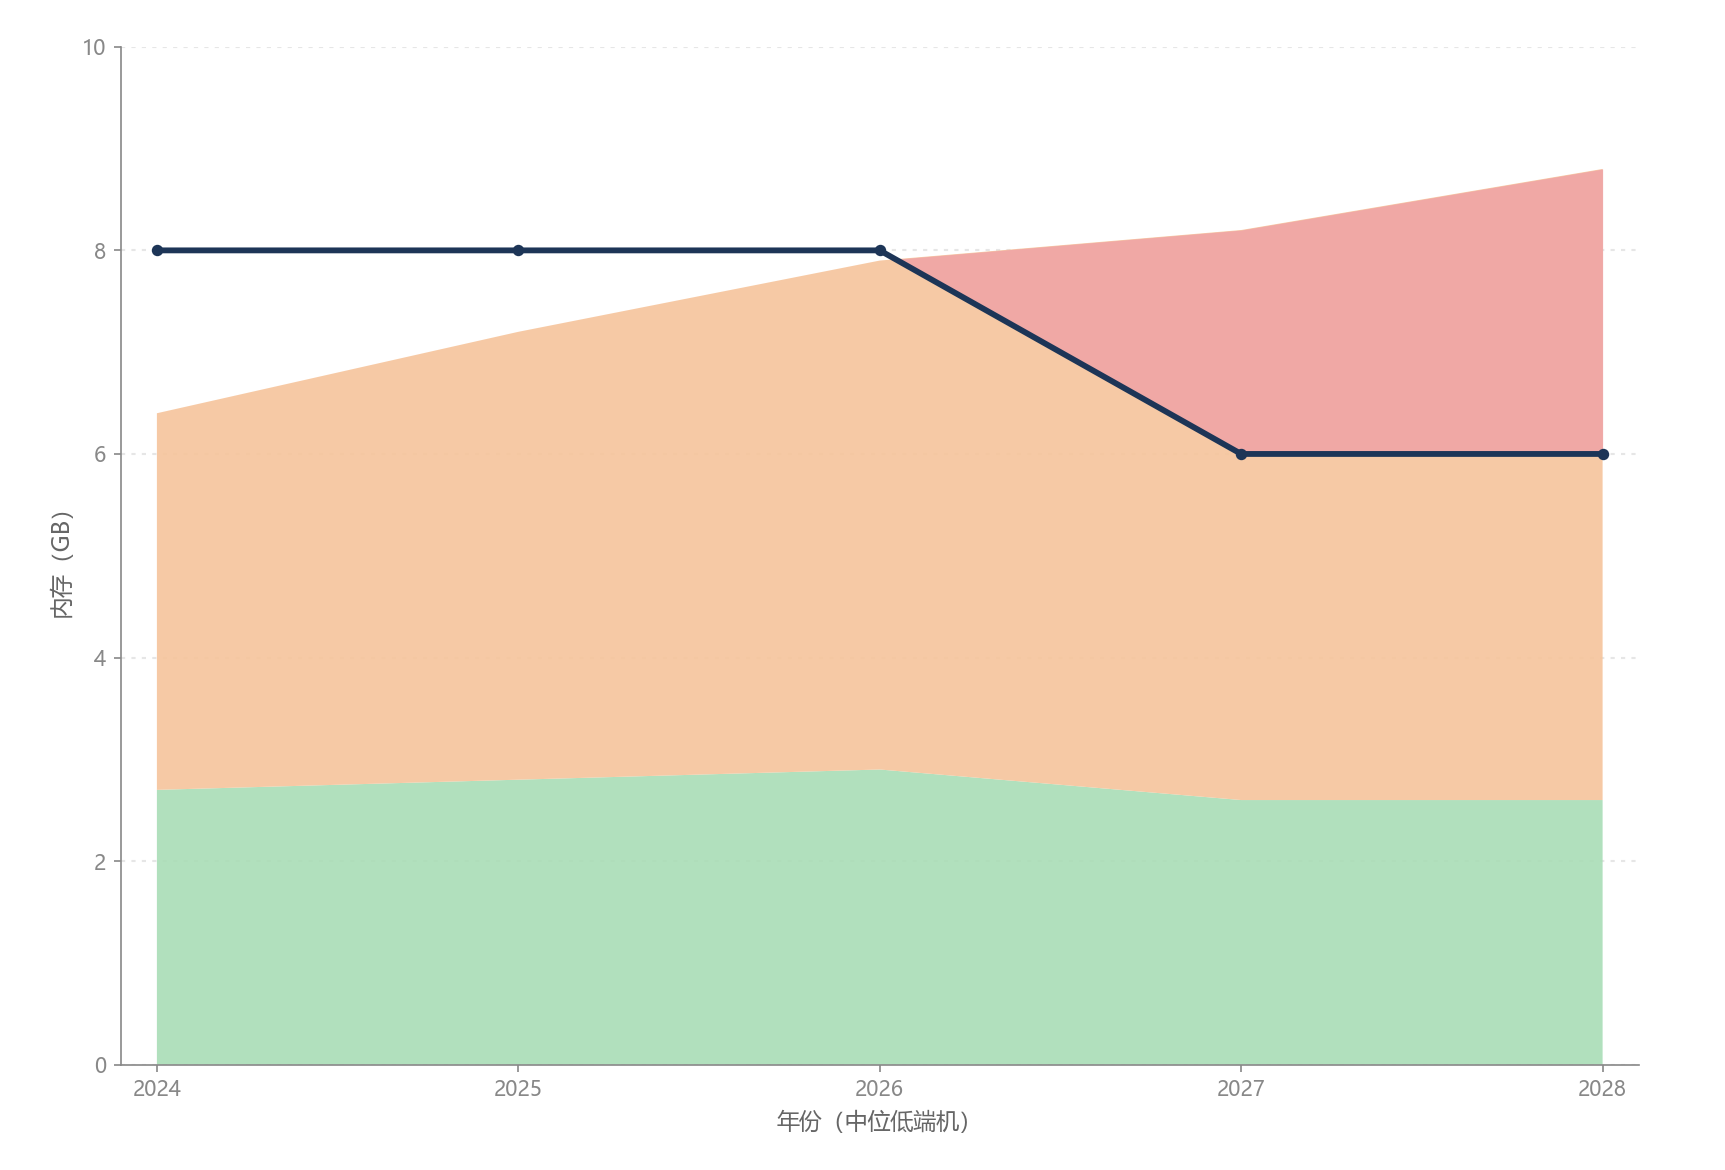

Write Python code to recreate this figure.
#!/usr/bin/env python3
# -*- coding: utf-8 -*-
"""
「低端机视角」纯色块版 —— 与 memory-capacity-crunch-lowend-conflict 同数据，
去掉全部图内注释文字、标题、图例与灰色反事实虚线，只保留：需求堆叠（内核+系统服务 /
TOP 应用）、容量线、赤字楔形、坐标轴（刻度 + 轴标签）。
配色：内核+系统服务 = 浅绿 · TOP 应用 = 浅橙 · 赤字 = 浅红。

运行:
    pip install matplotlib numpy
    python memory-capacity-crunch-lowend-conflict-clean.py
输出: 脚本所在目录下 memory-capacity-crunch-lowend-conflict-clean.png / .svg

中文字体: 若显示成方块，把系统中文字体名加到 font.sans-serif 最前面（Windows 一般 'Microsoft YaHei'）。
"""

import os
import numpy as np
import matplotlib
import matplotlib.pyplot as plt

# ---------------------------------------------------------------- 字体 / 全局样式
matplotlib.rcParams["font.sans-serif"] = [
    "Microsoft YaHei", "SimHei", "PingFang SC", "Noto Sans CJK SC",
    "Source Han Sans SC", "WenQuanYi Zen Hei", "sans-serif",
]
matplotlib.rcParams["axes.unicode_minus"] = False
matplotlib.rcParams["svg.fonttype"] = "none"

# ---------------------------------------------------------------- 配色（色块）
C_SYS  = "#a9ddb6"   # 内核 + 系统服务（浅绿）
C_APPS = "#f6c49b"   # TOP 应用（浅橙）
C_DEF  = "#f0a6a6"   # 赤字（浅红）
C_CAP  = "#1d3557"   # 容量线（藏青）
C_MUTED = "#888888"

# ---------------------------------------------------------------- 数据（中位低端机，单位 GB；估算·待核实）
years     = np.array([2024, 2025, 2026, 2027, 2028], dtype=float)
native    = np.array([1.5, 1.7, 1.9, 2.1, 2.3])          # TOP-Native：相机/图库/视频
third     = np.array([2.2, 2.7, 3.1, 3.5, 3.9])          # TOP-三方：超App/浏览器/社交/游戏
apps      = native + third                                # TOP 应用合计
sys_floor = np.array([2.7, 2.8, 2.9, 2.6, 2.6])          # 内核+系统服务
capacity  = np.array([8.0, 8.0, 8.0, 6.0, 6.0])          # 容量：2026 守 8 → 2027 落 6 钉死
demand    = sys_floor + apps                              # 总需求

# ---------------------------------------------------------------- 画布
fig = plt.figure(figsize=(11.5, 7.8))
ax = fig.add_axes([0.07, 0.09, 0.88, 0.87])  # 无标题/图例，图形区放大

# 网格（数据之下）
ax.set_axisbelow(True)
ax.grid(axis="y", linestyle=(0, (2, 3)), color="#e6e6e6", linewidth=1)

# 需求堆叠（自下而上）：内核+系统服务 → TOP 应用
polys = ax.stackplot(years, sys_floor, apps, colors=[C_SYS, C_APPS], zorder=2)
polys[0].set_alpha(0.90)
polys[1].set_alpha(0.90)

# 赤字楔形：总需求 > 容量
ax.fill_between(years, demand, capacity, where=(demand >= capacity),
                interpolate=True, color=C_DEF, alpha=0.92, linewidth=0, zorder=3)

# 容量线
ax.plot(years, capacity, color=C_CAP, linewidth=2.8, zorder=4)
ax.scatter(years, capacity, s=20, color=C_CAP, zorder=5)

# ---------------------------------------------------------------- 坐标轴
ax.set_xlim(2023.9, 2028.1)
ax.set_ylim(0, 10)
ax.set_xticks(years)
ax.set_xticklabels([int(y) for y in years])
ax.set_yticks([0, 2, 4, 6, 8, 10])
ax.set_xlabel("年份（中位低端机）", fontsize=11, color="#666")
ax.set_ylabel("内存（GB）", fontsize=11, color="#666")
ax.tick_params(colors=C_MUTED)
for side in ("top", "right"):
    ax.spines[side].set_visible(False)
for side in ("left", "bottom"):
    ax.spines[side].set_color("#888")

# ---------------------------------------------------------------- 输出（写到脚本所在目录）
HERE = os.path.dirname(os.path.abspath(__file__))
fig.savefig(os.path.join(HERE, "memory-capacity-crunch-lowend-conflict-clean.png"), dpi=150)
fig.savefig(os.path.join(HERE, "memory-capacity-crunch-lowend-conflict-clean.svg"))
print("已输出 memory-capacity-crunch-lowend-conflict-clean.png / .svg ->", HERE)
# plt.show()   # 交互查看可取消注释
